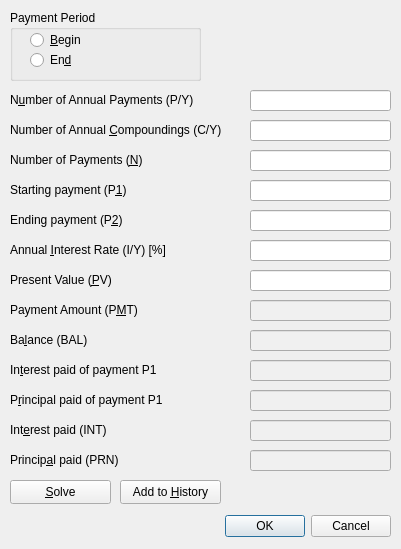
<?xml version="1.0" encoding="UTF-8"?>
<ui version="4.0">
 <class>amortDialog</class>
 <widget class="QDialog" name="amortDialog">
  <property name="geometry">
   <rect>
    <x>0</x>
    <y>0</y>
    <width>401</width>
    <height>549</height>
   </rect>
  </property>
  <property name="windowTitle">
   <string>Amortization</string>
  </property>
  <widget class="QDialogButtonBox" name="buttonBox">
   <property name="geometry">
    <rect>
     <x>10</x>
     <y>510</y>
     <width>381</width>
     <height>32</height>
    </rect>
   </property>
   <property name="locale">
    <locale language="English" country="Germany"/>
   </property>
   <property name="orientation">
    <enum>Qt::Orientation::Horizontal</enum>
   </property>
   <property name="standardButtons">
    <set>QDialogButtonBox::StandardButton::Cancel|QDialogButtonBox::StandardButton::Ok</set>
   </property>
  </widget>
  <widget class="QGroupBox" name="groupBox">
   <property name="geometry">
    <rect>
     <x>10</x>
     <y>10</y>
     <width>191</width>
     <height>71</height>
    </rect>
   </property>
   <property name="locale">
    <locale language="English" country="Germany"/>
   </property>
   <property name="title">
    <string>Payment Period</string>
   </property>
   <widget class="QRadioButton" name="beginRadioButton">
    <property name="geometry">
     <rect>
      <x>20</x>
      <y>20</y>
      <width>89</width>
      <height>20</height>
     </rect>
    </property>
    <property name="text">
     <string>&amp;Begin</string>
    </property>
   </widget>
   <widget class="QRadioButton" name="endRadioButton">
    <property name="geometry">
     <rect>
      <x>20</x>
      <y>40</y>
      <width>89</width>
      <height>20</height>
     </rect>
    </property>
    <property name="text">
     <string>En&amp;d</string>
    </property>
   </widget>
  </widget>
  <widget class="QLabel" name="label">
   <property name="geometry">
    <rect>
     <x>10</x>
     <y>92</y>
     <width>211</width>
     <height>16</height>
    </rect>
   </property>
   <property name="text">
    <string>N&amp;umber of Annual Payments (P/Y)</string>
   </property>
   <property name="buddy">
    <cstring>p_yLineEdit</cstring>
   </property>
  </widget>
  <widget class="DotLineEdit" name="p_yLineEdit">
   <property name="geometry">
    <rect>
     <x>250</x>
     <y>90</y>
     <width>141</width>
     <height>21</height>
    </rect>
   </property>
  </widget>
  <widget class="QLabel" name="label_2">
   <property name="geometry">
    <rect>
     <x>10</x>
     <y>122</y>
     <width>231</width>
     <height>16</height>
    </rect>
   </property>
   <property name="text">
    <string>Number of Annual &amp;Compoundings (C/Y)</string>
   </property>
   <property name="buddy">
    <cstring>c_yLineEdit</cstring>
   </property>
  </widget>
  <widget class="DotLineEdit" name="c_yLineEdit">
   <property name="geometry">
    <rect>
     <x>250</x>
     <y>120</y>
     <width>141</width>
     <height>21</height>
    </rect>
   </property>
  </widget>
  <widget class="DotLineEdit" name="annualRatePctLineEdit">
   <property name="geometry">
    <rect>
     <x>250</x>
     <y>240</y>
     <width>141</width>
     <height>21</height>
    </rect>
   </property>
  </widget>
  <widget class="QLabel" name="label_3">
   <property name="geometry">
    <rect>
     <x>10</x>
     <y>242</y>
     <width>211</width>
     <height>16</height>
    </rect>
   </property>
   <property name="text">
    <string>Annual &amp;Interest Rate (I/Y) [%]</string>
   </property>
   <property name="buddy">
    <cstring>annualRatePctLineEdit</cstring>
   </property>
  </widget>
  <widget class="DotLineEdit" name="pvLineEdit">
   <property name="geometry">
    <rect>
     <x>250</x>
     <y>270</y>
     <width>141</width>
     <height>21</height>
    </rect>
   </property>
  </widget>
  <widget class="QLabel" name="label_4">
   <property name="geometry">
    <rect>
     <x>10</x>
     <y>272</y>
     <width>211</width>
     <height>16</height>
    </rect>
   </property>
   <property name="text">
    <string>Present Value (&amp;PV)</string>
   </property>
   <property name="buddy">
    <cstring>pvLineEdit</cstring>
   </property>
  </widget>
  <widget class="QLabel" name="label_5">
   <property name="geometry">
    <rect>
     <x>10</x>
     <y>302</y>
     <width>211</width>
     <height>16</height>
    </rect>
   </property>
   <property name="text">
    <string>Payment Amount (P&amp;MT)</string>
   </property>
   <property name="buddy">
    <cstring>pmtLineEdit</cstring>
   </property>
  </widget>
  <widget class="DotLineEdit" name="pmtLineEdit">
   <property name="geometry">
    <rect>
     <x>250</x>
     <y>300</y>
     <width>141</width>
     <height>21</height>
    </rect>
   </property>
   <property name="styleSheet">
    <string notr="true">QLineEdit:read-only {
    background-color: #f0f0f0;
    color: #333333;
}</string>
   </property>
   <property name="readOnly">
    <bool>true</bool>
   </property>
  </widget>
  <widget class="DotLineEdit" name="p1LineEdit">
   <property name="geometry">
    <rect>
     <x>250</x>
     <y>180</y>
     <width>141</width>
     <height>21</height>
    </rect>
   </property>
  </widget>
  <widget class="QLabel" name="label_6">
   <property name="geometry">
    <rect>
     <x>10</x>
     <y>182</y>
     <width>211</width>
     <height>16</height>
    </rect>
   </property>
   <property name="text">
    <string>Starting payment (P&amp;1)</string>
   </property>
   <property name="buddy">
    <cstring>p1LineEdit</cstring>
   </property>
  </widget>
  <widget class="QLabel" name="label_7">
   <property name="geometry">
    <rect>
     <x>10</x>
     <y>212</y>
     <width>231</width>
     <height>16</height>
    </rect>
   </property>
   <property name="text">
    <string>Ending payment (P&amp;2)</string>
   </property>
   <property name="buddy">
    <cstring>p2LineEdit</cstring>
   </property>
  </widget>
  <widget class="DotLineEdit" name="p2LineEdit">
   <property name="geometry">
    <rect>
     <x>250</x>
     <y>210</y>
     <width>141</width>
     <height>21</height>
    </rect>
   </property>
  </widget>
  <widget class="QLabel" name="label_8">
   <property name="geometry">
    <rect>
     <x>10</x>
     <y>452</y>
     <width>211</width>
     <height>16</height>
    </rect>
   </property>
   <property name="text">
    <string>Princip&amp;al paid (PRN)</string>
   </property>
   <property name="buddy">
    <cstring>prnLineEdit</cstring>
   </property>
  </widget>
  <widget class="DotLineEdit" name="prnLineEdit">
   <property name="geometry">
    <rect>
     <x>250</x>
     <y>450</y>
     <width>141</width>
     <height>21</height>
    </rect>
   </property>
   <property name="styleSheet">
    <string notr="true">QLineEdit:read-only {
    background-color: #f0f0f0;
    color: #333333;
}</string>
   </property>
   <property name="readOnly">
    <bool>true</bool>
   </property>
  </widget>
  <widget class="QLabel" name="label_9">
   <property name="geometry">
    <rect>
     <x>10</x>
     <y>392</y>
     <width>211</width>
     <height>16</height>
    </rect>
   </property>
   <property name="text">
    <string>P&amp;rincipal paid of payment P1</string>
   </property>
   <property name="buddy">
    <cstring>prnP1LineEdit</cstring>
   </property>
  </widget>
  <widget class="DotLineEdit" name="prnP1LineEdit">
   <property name="geometry">
    <rect>
     <x>250</x>
     <y>390</y>
     <width>141</width>
     <height>21</height>
    </rect>
   </property>
   <property name="styleSheet">
    <string notr="true">QLineEdit:read-only {
    background-color: #f0f0f0;
    color: #333333;
}</string>
   </property>
   <property name="readOnly">
    <bool>true</bool>
   </property>
  </widget>
  <widget class="QLabel" name="label_10">
   <property name="geometry">
    <rect>
     <x>10</x>
     <y>332</y>
     <width>211</width>
     <height>16</height>
    </rect>
   </property>
   <property name="text">
    <string>Ba&amp;lance (BAL)</string>
   </property>
   <property name="buddy">
    <cstring>balLineEdit</cstring>
   </property>
  </widget>
  <widget class="QLabel" name="label_11">
   <property name="geometry">
    <rect>
     <x>10</x>
     <y>422</y>
     <width>211</width>
     <height>16</height>
    </rect>
   </property>
   <property name="text">
    <string>Int&amp;erest paid (INT)</string>
   </property>
   <property name="buddy">
    <cstring>intLineEdit</cstring>
   </property>
  </widget>
  <widget class="DotLineEdit" name="balLineEdit">
   <property name="geometry">
    <rect>
     <x>250</x>
     <y>330</y>
     <width>141</width>
     <height>21</height>
    </rect>
   </property>
   <property name="styleSheet">
    <string notr="true">QLineEdit:read-only {
    background-color: #f0f0f0;
    color: #333333;
}</string>
   </property>
   <property name="readOnly">
    <bool>true</bool>
   </property>
  </widget>
  <widget class="DotLineEdit" name="intLineEdit">
   <property name="geometry">
    <rect>
     <x>250</x>
     <y>420</y>
     <width>141</width>
     <height>21</height>
    </rect>
   </property>
   <property name="styleSheet">
    <string notr="true">QLineEdit:read-only {
    background-color: #f0f0f0;
    color: #333333;
}</string>
   </property>
   <property name="readOnly">
    <bool>true</bool>
   </property>
  </widget>
  <widget class="DotLineEdit" name="intP1LineEdit">
   <property name="geometry">
    <rect>
     <x>250</x>
     <y>360</y>
     <width>141</width>
     <height>21</height>
    </rect>
   </property>
   <property name="styleSheet">
    <string notr="true">QLineEdit:read-only {
    background-color: #f0f0f0;
    color: #333333;
}</string>
   </property>
   <property name="readOnly">
    <bool>true</bool>
   </property>
  </widget>
  <widget class="QLabel" name="label_12">
   <property name="geometry">
    <rect>
     <x>10</x>
     <y>362</y>
     <width>231</width>
     <height>16</height>
    </rect>
   </property>
   <property name="text">
    <string>In&amp;terest paid of payment P1</string>
   </property>
   <property name="buddy">
    <cstring>intP1LineEdit</cstring>
   </property>
  </widget>
  <widget class="QPushButton" name="historyPushButton">
   <property name="geometry">
    <rect>
     <x>120</x>
     <y>480</y>
     <width>101</width>
     <height>24</height>
    </rect>
   </property>
   <property name="text">
    <string>Add to &amp;History</string>
   </property>
  </widget>
  <widget class="QPushButton" name="solvePushButton">
   <property name="geometry">
    <rect>
     <x>10</x>
     <y>480</y>
     <width>101</width>
     <height>24</height>
    </rect>
   </property>
   <property name="text">
    <string>&amp;Solve</string>
   </property>
   <property name="autoDefault">
    <bool>false</bool>
   </property>
  </widget>
  <widget class="DotLineEdit" name="nLineEdit">
   <property name="geometry">
    <rect>
     <x>250</x>
     <y>150</y>
     <width>141</width>
     <height>21</height>
    </rect>
   </property>
  </widget>
  <widget class="QLabel" name="label_13">
   <property name="geometry">
    <rect>
     <x>10</x>
     <y>152</y>
     <width>211</width>
     <height>16</height>
    </rect>
   </property>
   <property name="text">
    <string>Number of Payments (&amp;N)</string>
   </property>
   <property name="buddy">
    <cstring>nLineEdit</cstring>
   </property>
  </widget>
 </widget>
 <customwidgets>
  <customwidget>
   <class>DotLineEdit</class>
   <extends>QLineEdit</extends>
   <header>.dot_line_edit</header>
  </customwidget>
 </customwidgets>
 <tabstops>
  <tabstop>beginRadioButton</tabstop>
  <tabstop>endRadioButton</tabstop>
  <tabstop>p_yLineEdit</tabstop>
  <tabstop>c_yLineEdit</tabstop>
  <tabstop>nLineEdit</tabstop>
  <tabstop>p1LineEdit</tabstop>
  <tabstop>p2LineEdit</tabstop>
  <tabstop>annualRatePctLineEdit</tabstop>
  <tabstop>pvLineEdit</tabstop>
  <tabstop>pmtLineEdit</tabstop>
  <tabstop>balLineEdit</tabstop>
  <tabstop>intP1LineEdit</tabstop>
  <tabstop>prnP1LineEdit</tabstop>
  <tabstop>intLineEdit</tabstop>
  <tabstop>prnLineEdit</tabstop>
  <tabstop>solvePushButton</tabstop>
  <tabstop>historyPushButton</tabstop>
 </tabstops>
 <resources/>
 <connections>
  <connection>
   <sender>buttonBox</sender>
   <signal>accepted()</signal>
   <receiver>amortDialog</receiver>
   <slot>accept()</slot>
   <hints>
    <hint type="sourcelabel">
     <x>200</x>
     <y>525</y>
    </hint>
    <hint type="destinationlabel">
     <x>200</x>
     <y>274</y>
    </hint>
   </hints>
  </connection>
  <connection>
   <sender>buttonBox</sender>
   <signal>rejected()</signal>
   <receiver>amortDialog</receiver>
   <slot>reject()</slot>
   <hints>
    <hint type="sourcelabel">
     <x>200</x>
     <y>525</y>
    </hint>
    <hint type="destinationlabel">
     <x>200</x>
     <y>274</y>
    </hint>
   </hints>
  </connection>
 </connections>
</ui>
